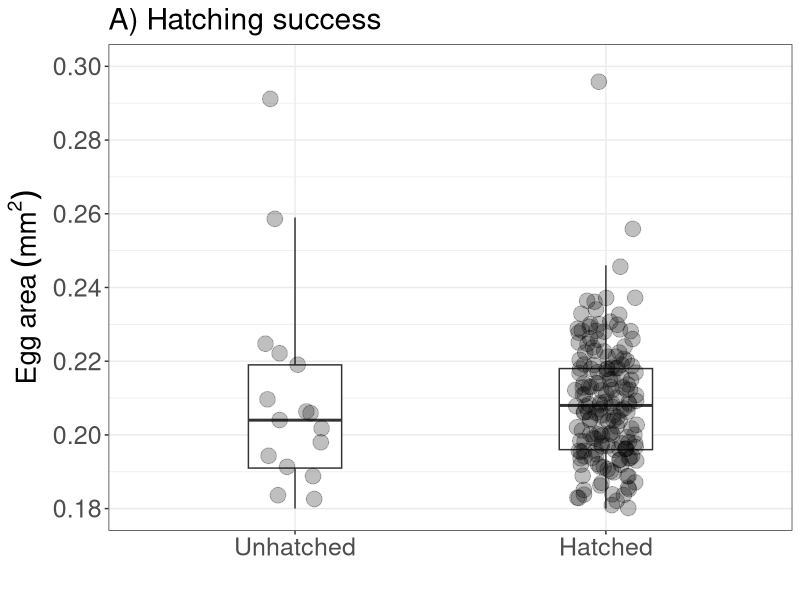
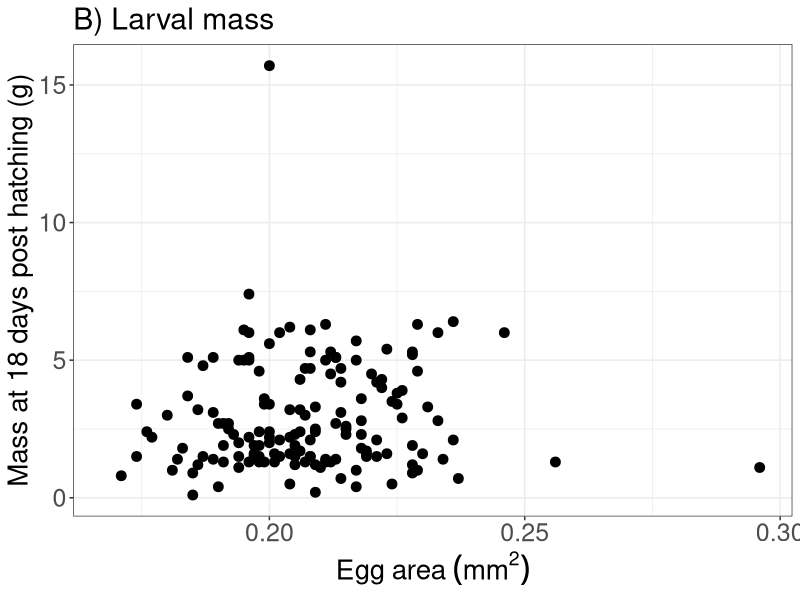

The R script that drew these images, in order: (Note: this script raises an error after producing the figures.)
## ---- chunk 1
library(here)
library(tidyverse)
library(ggplot2)
library(lmerTest)
library(patchwork)
## ---- chunk 2
caterpillar_data <- read.csv(here("data", "clean data", "caterpillar_data.csv"))

#caterpillar_data <- caterpillar_data %>%
  #filter(!is.na(hatch_date)) 

caterpillar_data$pupal_treatment <- as.factor(caterpillar_data$pupal_treatment)
caterpillar_data$hatch_date <- as.Date(caterpillar_data$hatch_date)
caterpillar_data$weight_1 <- as.numeric(caterpillar_data$weight_1)
caterpillar_data$weight_2 <- as.numeric(caterpillar_data$weight_2)

#turn all weights into mg
caterpillar_data$weight_1 <- caterpillar_data$weight_1 * 1000
caterpillar_data$weight_2 <- caterpillar_data$weight_2 * 1000
caterpillar_data$weight3 <- caterpillar_data$weight3 * 1000
caterpillar_data$weight4 <- caterpillar_data$weight4 * 1000
caterpillar_data$weight_5 <- caterpillar_data$weight_5 * 1000

## ---- chunk 3

caterpillar_data <- caterpillar_data %>%
  filter(!is.na(hatched))
  
#how many caterpillars hatches overall
caterpillar_data %>%
  filter(hatched == 1)

hatching_plot <- ggplot(caterpillar_data, aes(x = factor(hatched, labels = c("Unhatched", "Hatched")), y = size_01)) +
  geom_boxplot(width = 0.3, outlier.shape = NA) +
  geom_jitter(width = 0.1, alpha = 0.25, size = 5) +
  #scale_colour_manual(values = temp_cols) +
  labs(x = "", y = expression(Egg~area~(mm^2)), title = "A) Hatching success", colour = "Allocation temperature") +
  theme_bw() +
  scale_y_continuous(
    breaks = seq(0.18, 0.30, by = 0.02),
    limits = c(0.18, 0.30)) +
    theme(
    text = element_text(size = 18),            # increases all text
    axis.title = element_text(size = 20),      # axis titles bigger
    axis.text = element_text(size = 18),       # axis tick labels bigger
    legend.text = element_text(size = 18),     # legend text bigger
    legend.title = element_text(size = 20),
    #legend.position = c(0.98, 0.9),   # top-right inside
  #legend.justification = c(1, 1),     # anchor legend box to its top-right corner
  #legend.background = element_rect(fill = "white", colour = "black")  # optional: improve visibility
    )

hatching_plot

#ggsave(
#  here("figures", "hatching success.png"),
#  plot = hatching_plot,
#  width = 10,
#  height = 5,
# dpi = 300
#)



## ---- chunk 4

caterpillar_size <- ggplot(caterpillar_data, aes(x = size_01, y = weight_1)) +
  geom_point(size = 3) +
  labs(y = "Mass at 18 days post hatching (g)", x = expression(Egg~area~(mm^2)), title = "B) Larval mass") +
  theme_bw() +
    theme(
    text = element_text(size = 18),            # increases all text
    axis.title = element_text(size = 20),      # axis titles bigger
    axis.text = element_text(size = 18),       # axis tick labels bigger
    legend.text = element_text(size = 18),     # legend text bigger
    legend.title = element_text(size = 20)
    )

caterpillar_size


## ---- chunk 5
#to plot the weight of each caterpillar over time, I need to turn the data into long format

names(caterpillar_data) <- names(caterpillar_data) %>%
  gsub("^weight([0-9]+)$", "weight_\\1", .)

long_data <- caterpillar_data %>%
  mutate(id = row_number()) %>%
  pivot_longer(
    cols = matches("^(weight|weighday)_\\d+$"),
    names_to = c(".value", "time"),
    names_pattern = "(weight|weighday)_(\\d+)"
  )

long_data$weighday <- as.Date(long_data$weighday)

long_data <- long_data %>%
  mutate(days_post_hatch = as.numeric(weighday - hatch_date)) %>%
  filter(!is.na("weight"))
## ---- chunk 6
ggplot(long_data, aes(days_post_hatch, weight, colour = pupal_treatment)) +
  geom_point() +
  geom_smooth(method = "lm", se = FALSE) +
  theme_minimal()

temp_cols <- c(
  ambient = "#484A4C",
  cool    = "#76C0CC",
  mean    = "#F9CA0F",
  warm    = "#E87A36",
  hot     = "#AF0808")




ggplot(long_data, aes(x = weighday, y = weight, group = id)) +
  geom_line(alpha = 0.5) +
  geom_point() +
  labs(x = "Day", y = "Weight", title = "Caterpillar growth over time") +
  theme_minimal()

growth_rate <- ggplot(long_data, aes(x = days_post_hatch, y = log(weight), group = id, colour = pupal_treatment)) +
  geom_line(alpha = 0.5, size = 1) +
  geom_point(size = 5) +
  scale_x_continuous(breaks = c(18, 24, 30, 36)) +
  labs(x = "Days post hatching", y = "larval mass (mg)",
       title = "B) Larval growth rate", colour = "Allocation temperature") +
  scale_color_manual(values = temp_cols) +
  theme_bw() +
    theme(
    text = element_text(size = 18),            # increases all text
    axis.title = element_text(size = 20),      # axis titles bigger
    axis.text = element_text(size = 18),       # axis tick labels bigger
    legend.text = element_text(size = 18),     # legend text bigger
    legend.title = element_text(size = 20),
    legend.position = c(0.98, 0.98),   # top-right inside
  legend.justification = c(2.7, 1),     # anchor legend box to its top-right corner
  legend.background = element_rect(fill = "white", colour = "black")  # optional: improve visibility
    )
growth_rate


caterpillar_plot <-  hatching_plot + growth_rate

ggsave(
  here("figures", "caterpillar plot.png"),
  plot = caterpillar_plot,
  width = 20,
  height = 10,
  dpi = 300
)
